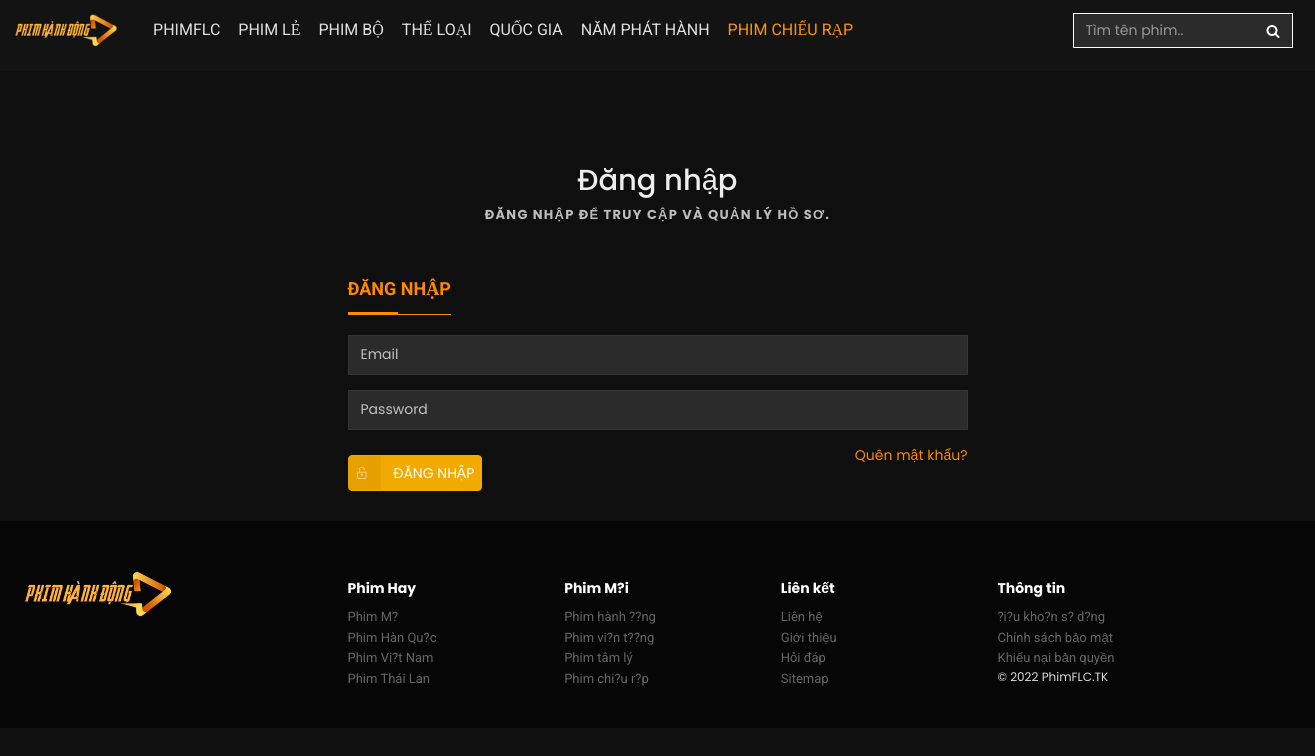
The app's page /user/login with its own data.
### tables this page shows
CREATE TABLE `config` (
  `config_id` int(11) NOT NULL AUTO_INCREMENT,
  `title` longtext NOT NULL,
  `value` longtext NOT NULL,
  PRIMARY KEY (`config_id`)
);

CREATE TABLE `language_list` (
  `id` int(11) NOT NULL AUTO_INCREMENT,
  `name` varchar(255) NOT NULL,
  `short_form` varchar(255) NOT NULL,
  `language_code` varchar(100) NOT NULL,
  `folder_name` varchar(255) NOT NULL,
  `text_direction` varchar(50) NOT NULL,
  `status` int(11) NOT NULL DEFAULT 1,
  `language_order` int(11) NOT NULL DEFAULT 1,
  PRIMARY KEY (`id`)
);

CREATE TABLE `page` (
  `page_id` int(11) NOT NULL AUTO_INCREMENT,
  `page_title` mediumtext DEFAULT NULL,
  `seo_title` varchar(250) DEFAULT NULL,
  `slug` mediumtext DEFAULT NULL,
  `content` longtext DEFAULT NULL,
  `primary_menu` int(11) DEFAULT 0,
  `footer_menu` int(11) DEFAULT 0,
  `focus_keyword` mediumtext DEFAULT NULL,
  `meta_description` longtext DEFAULT NULL,
  `publication` int(11) DEFAULT 1,
  `publish_at` datetime DEFAULT NULL,
  `deletable` int(11) NOT NULL DEFAULT 1,
  PRIMARY KEY (`page_id`)
);

### application/models/Common_model.php (called while the page is built, shortened)
<?php if (!defined('BASEPATH')) exit('No direct script access allowed');
class Common_model extends CI_Model
{
    public function all_page_on_primary_menu()
    {
        $this->db->where('primary_menu', '1');
        $this->db->order_by("page_id", "ASC");
        $query_result = $this->db->get('page');
        $result = $query_result->result();
        return $result;
    }
    public function all_video_type_on_primary_menu()
    {
        $this->db->where('primary_menu', '1');
        $this->db->order_by("video_type_id", "ASC");
        $query_result = $this->db->get('video_type');
        $result = $query_result->result();
        return $result;
    }
    public function all_video_type_on_footer_menu()
    {
        $this->db->where('footer_menu', '1');
        $this->db->order_by("video_type_id", "ASC");
        $query_result = $this->db->get('video_type');
        $result = $query_result->result();
        return $result;
    }
    public function all_page_on_footer_menu()
    {
        $this->db->select('*');
        $this->db->from('page');
        $this->db->where('footer_menu', '1');
        $this->db->order_by("page_id", "ASC");
        $query_result = $this->db->get();
        $result = $query_result->result();
        return $result;
    }
    public function get_config($title = '')
    {
        $result   = $title;
        $query  = $this->db->get_where('config', array('title' => $title));
        if ($query->num_rows() > 0) :
            $result = $query->row()->value;
        else :
            $data['title'] = $title;
            $data['value'] = $title;
            $this->db->insert('config', $data);
        endif;
        return $result;
    }
}

### application/helpers/custom_helper.php (called while the page is built, shortened)
<?php if (!defined('BASEPATH')) exit('No direct script access allowed');
if (!function_exists('trans')) :
    function trans($phrase)
    {
        $translate_phrase = $phrase;
        $ci = &get_instance();
        $active_language = $ci->language_model->get_active_language();
        $ci->lang->load('site_lang', $active_language);
        if ($ci->lang->line($phrase) === FALSE) :
            $translate_phrase = ucfirst(str_replace("_", " ", $phrase));
        else :
            $translate_phrase = $ci->lang->line($phrase, FALSE);
        endif;
        return $translate_phrase;
    }
endif;
if (!function_exists('film_config')) :
    function film_config($title)
    {
        $ci = &get_instance();
        return $ci->common_model->get_config($title);
    }
endif;

### application/controllers/User.php (called while the page is built, shortened)
<?php
class User extends Home_Core_Controller
{
    public function __construct()
    {
        $this->load->library('google');
        $this->load->library('facebook');
    }
    public function login()
    {
        $data['page_name']      = 'login';
        $data['title']          = 'Đăng nhập | Đăng ký';
        $this->load->library('google');
        $data['facebook_login_url'] = $this->facebook->getLoginUrl(array(
            'redirect_uri' => site_url('user/facebook_login'),
            'scope' => array("email")
        ));
        $data['login_url']      = $this->google->login_url();
        $this->load->view('theme/' . $this->active_theme . '/index', $data);
    }
}

### index.php (called while the page is built, shortened)
<?php
require_once BASEPATH . 'core/CodeIgniter.php';

### application/models/Language_model.php (called while the page is built, shortened)
<?php
class Language_model extends CI_Model
{
    public function get_active_language()
    {
        $active_language_id         = $this->session->userdata('active_language_id');
        if ($active_language_id == '' || !$this->language_id_exist($active_language_id))
            $active_language_id     = $this->common_model->get_config('active_language_id');
        $active_language            = $this->language_by_id($active_language_id);
        return $active_language;
    }
    public function language_by_id($id = '')
    {
        $language           = "English";
        $this->db->limit(1);
        $query              = $this->db->get_where('language_list', array('id' => $id));
        if ($query->num_rows()  > 0) :
            $language       = $query->row()->folder_name;
        endif;
        return $language;
    }
}

### application/views/theme/default/left_menu_item.php (the view, shortened to what this page needs)
<?php
$country_to_primary_menu        =   film_config('country_to_primary_menu');
$genre_to_primary_menu          =   film_config('genre_to_primary_menu');
$release_to_primary_menu        =   film_config('release_to_primary_menu');
?>
<ul class="nav navbar-nav navbar-left m-l-20">
    <li><a href="<?php echo base_url(); ?>"><?php echo trans('site_title'); ?></a></li>
    <li><a href="<?php echo base_url('list/phim-le') ?>"><?php echo trans('movies'); ?></a></li>
    <?php
    $tv_series_publish          = film_config('tv_series_publish');
    $tv_series_pin_primary_menu = film_config('tv_series_pin_primary_menu');
    if ($tv_series_publish == '1' && $tv_series_pin_primary_menu == '1') :
    ?>
        <li><a href="<?php echo base_url('list/phim-bo') ?>"><?php echo trans('tv_series'); ?></a></li>
    <?php endif; ?>
    <?php if ($genre_to_primary_menu == '1') : ?>
        <li class="dropdown">
            <a href="javascript(0);" class="dropdown-toggle" data-toggle="dropdown"><?php echo trans('genre'); ?></a>
        </li>
    <?php endif; ?>
    <?php if ($country_to_primary_menu == '1') : ?>
        <li class="dropdown">
            <a href="javascript(0);" class="dropdown-toggle" data-toggle="dropdown"><?php echo trans('country'); ?></a>
        </li>
    <?php endif; ?>
    <?php if ($release_to_primary_menu == '1') : ?>
        <li class="dropdown">
            <a href="javascript(0);" class="dropdown-toggle" data-toggle="dropdown"><?php echo trans('release'); ?></a>
        </li>
    <?php endif; ?>
    <li><a href="<?php echo base_url('genre/phim-chieu-rap') ?>" style="color:#ff9601">Phim chiếu rạp</a></li>
</ul>

### application/views/theme/default/header.php (shortened to what this page needs)
<?php
$header_templete                =   film_config('header_templete');
$theme_dir                      =   'theme/default/';
?>
<?php if ($header_templete == 'header1') : ?>
    <nav class="navbar navbar-default navbar-static-top">
        <div class="container">
            <div class="navbar-header">
                <a class="navbar-brand" href="<?php echo base_url(); ?>"><img src="<?php echo base_url(); ?>uploads/system_logo/<?php echo film_config('logo'); ?>" alt="logo"></a>
            </div>
            <div class="collapse navbar-collapse" id="navbar1">
                <?php $this->load->view($theme_dir . 'left_menu_item'); ?>
                <form class="navbar-form navbar-right" style="margin-right: -15px;" method="get" action="<?php echo base_url('search'); ?>">
                    <div class="input-group custom-search">
                        <input type="text" name="q" value="<?php if (isset($search_keyword)) {
                                                                echo $search_keyword;
                                                            } ?>" autocomplete="off" id="search-input" class="form-control custom-search-input" placeholder="Tìm tên phim..">
                        <button class="custom-search-botton" type="submit"><i class="fa fa-search"></i></button>
                </form>
            </div>
        </div>
    </nav>
<?php endif; ?>

### application/views/theme/default/login.php (shortened to what this page needs)
<?php
$registration_enable       = $this->db->get_where('config', array('title' => 'registration_enable'))->row()->value;
?>
<div id="section-opt" style="padding-top: 75px;">
    <div class="container">
        <div class="row">
            <div class="<?php if ($registration_enable != '1') {
                            echo "col-md-offset-3";
                        } ?> col-md-6 col-xs-12">
                <h2 class="block-title text-center"><?php echo trans('login'); ?><br>
                    <small><?php echo trans('login_text'); ?></small>
                </h2>
                <div class="sendus">
                    <div class="movie-heading m-b-20"> <span><?php echo trans('enter_credential'); ?></span>
                        <div class="disable-bottom-line"></div>
                    </div>
                    <div id="contact-form">
                        <form class="custom-form" id="login-form" method="post" action="<?php echo base_url() . 'user/do_login'; ?>">
                            <input type="email" name="email" id="login_email" class="form-control half-wdth-field" placeholder="Email" required>
                            <input type="password" name="password" id="login_password" class="form-control half-wdth-field" placeholder="Password" required>
                            <p style="float: right;"><a href="<?php echo base_url() . 'user/forget_password'; ?>"><?php echo trans('forget_password?'); ?></a></p>
                            <div>
                                <button type="submit" value="submit" id="submit-btn" class="btn btn-success m-t-10"> <span class="btn-label"><i class="fi ion-ios-unlocked-outline"></i></span><?php echo trans('login'); ?> </button>
                            </div>
                        </form>
                    </div>
                </div>
            </div>
        </div>
    </div>
</div>

### application/views/theme/default/footer/footer2.php (shortened to what this page needs)
<?php
$footer1_title              =   $this->db->get_where('config', array('title' => 'footer1_title'))->row()->value;
$footer1_content            =   $this->db->get_where('config', array('title' => 'footer1_content'))->row()->value;
$footer2_title              =   $this->db->get_where('config', array('title' => 'footer2_title'))->row()->value;
$footer2_content            =   $this->db->get_where('config', array('title' => 'footer2_content'))->row()->value;
$footer3_title              =   $this->db->get_where('config', array('title' => 'footer3_title'))->row()->value;
$about_us_enable            =   $this->db->get_where('config', array('title' => 'about_us_enable'))->row()->value;
$about_us_to_footer_menu    =   $this->db->get_where('config', array('title' => 'about_us_to_footer_menu'))->row()->value;
$contact_to_footer_menu     =   $this->db->get_where('config', array('title' => 'contact_to_footer_menu'))->row()->value;
$privacy_policy_to_footer_menu  =   $this->db->get_where('config', array('title' => 'privacy_policy_to_footer_menu'))->row()->value;
$dmca_to_footer_menu            =   $this->db->get_where('config', array('title' => 'dmca_to_footer_menu'))->row()->value;
$assets_dir                 =   'assets/theme/default/';
?>
<link rel="stylesheet" type="text/css" href="<?php echo base_url($assets_dir . 'css/'); ?>footer-with-button-logo.css">
<footer id="myFooter">
    <div class="container">
        <div class="row">
            <div class="col-sm-3">
                <h2 class="logo"><a href="<?php echo base_url(); ?>"> <img class="img-responsive" src="<?php echo base_url() ?>uploads/system_logo/<?php echo film_config('logo'); ?>" width="150" alt="Logo"> </a></h2>
            </div>
            <div class="col-sm-2">
                <h5><?php echo $footer1_title; ?></h5>
                <?php echo $footer1_content; ?>
            </div>
            <div class="col-sm-2">
                <h5><?php echo $footer2_title; ?></h5>
                <?php echo $footer2_content; ?>
            </div>
            <div class="col-sm-2">
                <h5><?php echo trans('links'); ?></h5>
                <?php if ($contact_to_footer_menu == '1') : ?>
                    <a href="<?php echo base_url('contact-us') ?>"><?php echo trans('contact_us'); ?></a><br />
                <?php endif; ?>
                <?php if ($about_us_enable == '1' && $about_us_to_footer_menu == '1') : ?>
                    <a href="<?php echo base_url('about-us') ?>"><?php echo trans('about_us'); ?></a><br />
                <?php endif; ?>
                <a href="javascript:void(0);"><?php echo trans('faq'); ?></a><br>
                <a href="<?php echo base_url() . '/sitemap.xml' ?>">Sitemap</a>
            </div>
            <div class="col-sm-3">
                <h5><?php echo $footer3_title; ?></h5>
                <?php $all_page_on_footer_menu = $this->common_model->all_page_on_footer_menu();
                foreach ($all_page_on_footer_menu as $pages) :
                ?>
                    <a href="<?php echo base_url() . 'page/' . $pages->slug; ?>"><?php echo $pages->page_title ?></a><br />
                <?php endforeach; ?>
                <?php if ($privacy_policy_to_footer_menu == '1') : ?>
                    <a href="<?php echo base_url('privacy-policy') ?>"><?php echo trans('privacy_olicy'); ?></a><br />
                <?php endif; ?>
                <?php if ($dmca_to_footer_menu == '1') : ?>
                    <a href="<?php echo base_url('dmca') ?>"><?php echo trans('dmca'); ?></a>
                <?php endif; ?>
                <p style="font-size:12px;">© 2022 <?php echo trans('site_ftitle'); ?></p>
            </div>
        </div>
    </div>
</footer>

### records on screen
config: value (picture)
config: value "Phim Hay"
config: value "Phim M? Phim Hàn Qu?c Phim Vi?t Nam Phim Thái Lan"
config: value "Phim M?i"
config: value "Phim hành ??ng Phim vi?n t??ng Phim tâm lý Phim chi?u r?p"
config: value "Thông tin"
page: page_title "?i?u kho?n s? d?ng"
